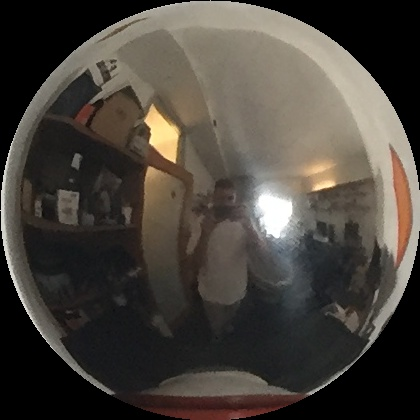
#> input picture testimages/cropped.jpg, 420 x 420 px, found by its file name
$ python generatingmaps.py   (Python 2 division)
#> lines starting #> are read from the running program, lines starting #| are printed output that depends on the picture; long printed decimals are rounded
import numpy as np
import cv2

#example input (This one happens to be 420 by 420)
img = cv2.imread("testimages/cropped.jpg")
#> img is the input picture: shape (420, 420, 3); mean B, G, R 60.3, 67.3, 72.8

cv2.imshow("Image", img)


#I arbitrarily picked the output image to be the same height and twice the width
#I should play around with different dimensions
srcheight = img.shape[0]
#> srcheight = 420
srcwidth = img.shape[1]
#> srcwidth = 420

dstheight = srcheight
#> dstheight = 420
dstwidth = srcwidth*2
#> dstwidth = 840


print "\t dstwidth: %f\n\t dstheight: %f" %(dstwidth, dstheight)
#| 	 dstwidth: 840.000
#| 	 dstheight: 420.000
print "\t srcwidth: %f\n\t srcheight: %f" %(srcwidth, srcheight)
#| 	 srcwidth: 420.000
#| 	 srcheight: 420.000


i, j = np.meshgrid(range(dstwidth), range(dstheight))
i = i.astype(np.float32)
j = j.astype(np.float32)
#scales i,j from integer pixel positions (dst) to float values [-1, 1]
scaledi = (i*2/dstwidth - 1) * np.pi/2
scaledj = (j*2/dstheight - 1) * np.pi/2

#x = np.sin(np.pi/2 - scaledj) * np.cos(scaledi)
y = np.sin(np.pi/2 - scaledj) * np.sin(scaledi)
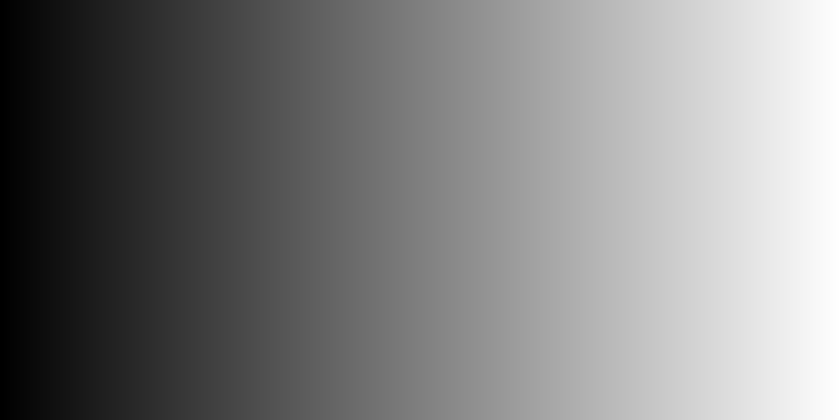
#> scaledi: shape (420, 840) float32; min -1.57, max 1.57, mean -0.00187; drawn with min black and max white
z = np.cos(np.pi/2 - scaledj)

#scales z and y from float values [-1, 1] to float value pixel positions (src)
map_x = (y + 1)*srcwidth/2
map_y = (z + 1)*srcheight/2


unwrapped = cv2.remap(img, map_x, map_y, cv2.INTER_LINEAR)
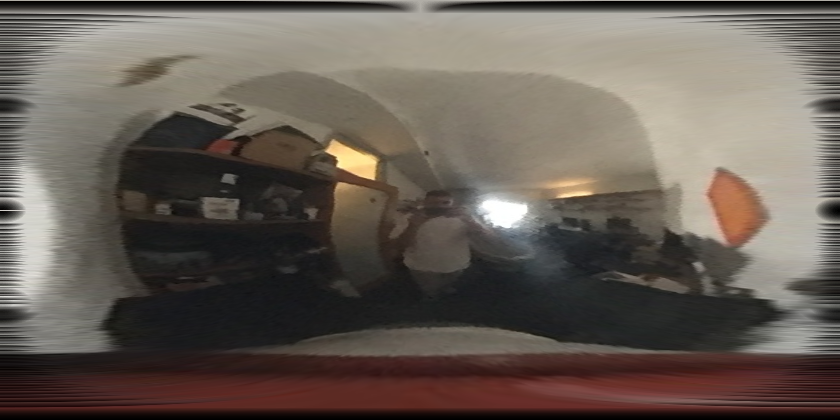
#> unwrapped: shape (420, 840, 3); mean B, G, R 84.9, 92.8, 102.2

cv2.imshow("Unwrapped", unwrapped)
cv2.waitKey(0)


'''
Without using meshgrids and vectorized computation


#create a empty maps the size of the desired equirectangular output
map_x = np.zeros((dstheight, dstwidth), np.float32)
map_y = np.zeros((dstheight, dstwidth), np.float32)

for j in range (0, dstheight - 1):
	for i in range(0, dstwidth -1):

		#scales i,j from integer pixel positions (dst) to float values [-1, 1]
		scaledi = (float(i)*2/dstwidth - 1) * np.pi/2
		scaledj = (float(j)*2/dstheight - 1) * np.pi/2

		#x = np.sin(np.pi/2 - scaledj) * np.cos(scaledi)
		y = np.sin(np.pi/2 - scaledj) * np.sin(scaledi)
		z = np.cos(np.pi/2 - scaledj)

		#scales z and y from float values [-1, 1] to float value pixel positions (src)
		scaledy = (y + 1)*srcwidth/2
		scaledz = (z + 1)*srcheight/2

		map_x.itemset((j,i), scaledy)
		map_y.itemset((j,i), scaledz)

unwrapped = cv2.remap(img, map_x, map_y, cv2.INTER_LINEAR)

cv2.imshow("Unwrapped", unwrapped)
cv2.waitKey(0)

'''


'''
This just pulls the image to twice its width

for j in range (0, dstheight - 1):
	for i in range(0, dstwidth -1):

		x = i / 2
		y = j

		map_x.itemset((j,i), x)
		map_y.itemset((j,i), y)


unwrapped = cv2.remap(img, map_x, map_y, cv2.INTER_LINEAR)

cv2.imshow("Unwrapped", unwrapped)
cv2.waitKey(0)
'''
